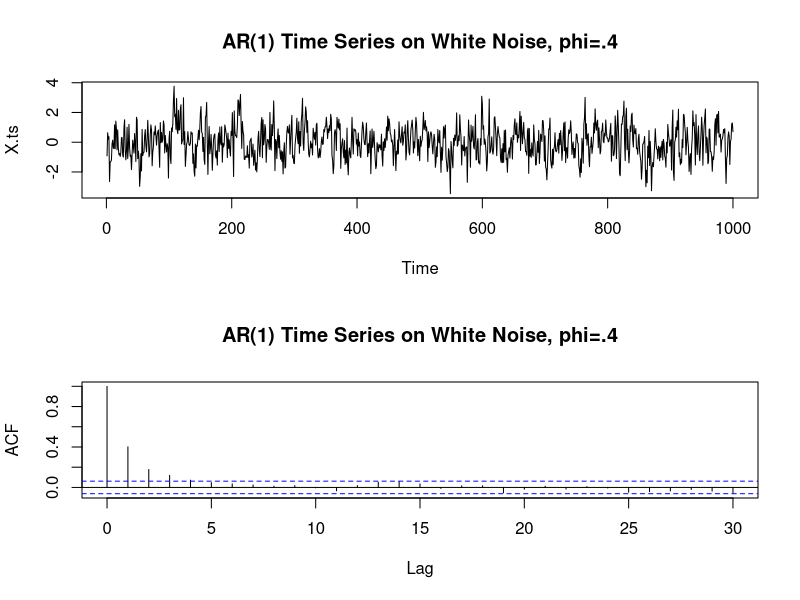

R code for this plot:
set.seed(2016); N=1000; phi = .4;
Z = rnorm(N,0,1); X=NULL; X[1] = Z[1];

for (t in 2:N) {
	X[t] = Z[t] + phi*X[t-1]
	}
	
X.ts = ts(X)

par(mfrow=c(2,1))

plot(X.ts,main="AR(1) Time Series on White Noise, phi=.4")
X.acf = acf(X.ts, main="AR(1) Time Series on White Noise, phi=.4")